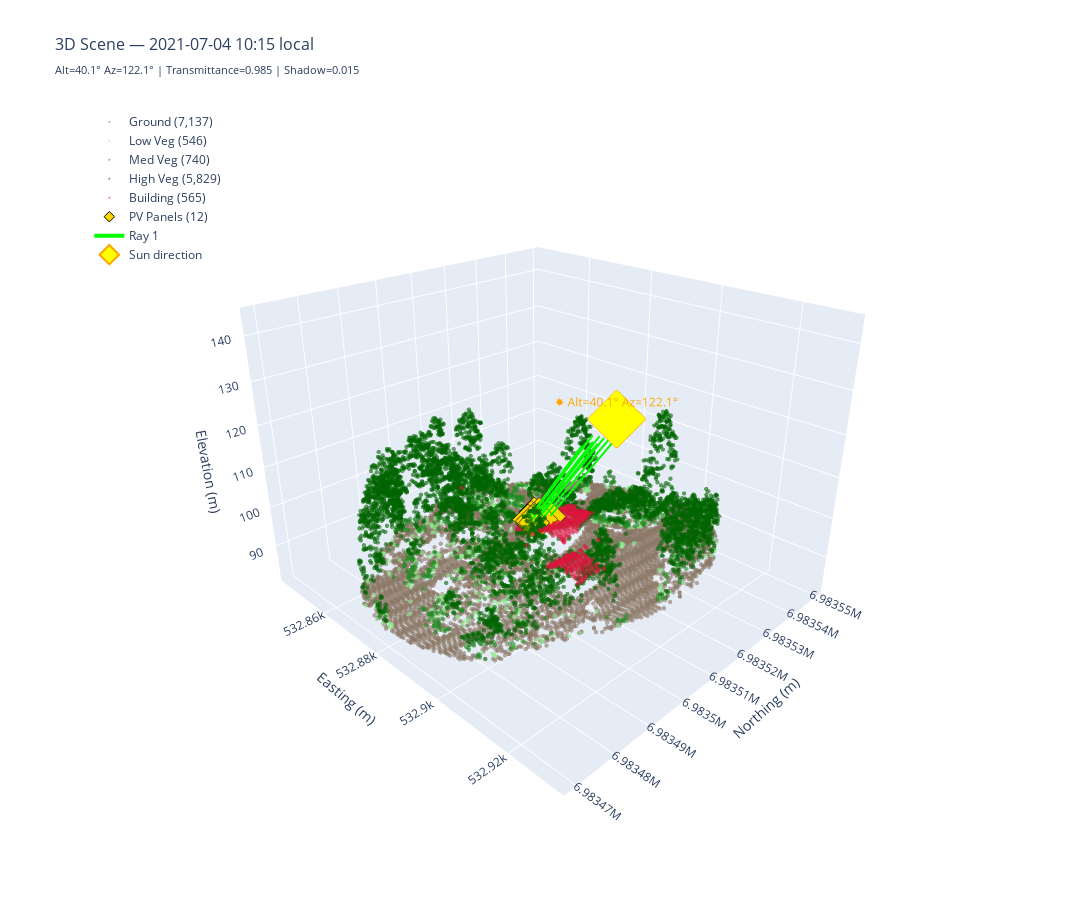

The notebook cell saved with this chart:
### Code cell
# if __name__ == "__main__":
#     parser = argparse.ArgumentParser(description="3D LiDAR + Ray Beam Visualizer")
#     parser.add_argument("--time", required=True,
#                         help="Local time, e.g. '2021-07-04 08:00'")
#     parser.add_argument("--lidar", default=DEFAULT_LIDAR,
#                         help="Path to LAS/LAZ file")
#     parser.add_argument("--shadow", default=DEFAULT_SHADOW_CSV,
#                         help="Path to shadow matrix CSV")
#     parser.add_argument("--radius", type=float, default=DEFAULT_RADIUS,
#                         help="Crop radius in meters (default 40)")
#     parser.add_argument("--ray-length", type=float, default=RAY_LENGTH,
#                         help="Ray visualization length in meters (default 60)")
#     parser.add_argument("--subsample", type=int, default=POINT_SUBSAMPLE,
#                         help="Point subsampling factor (default 3)")

#     args = parser.parse_args()

args = argparse.Namespace(
    time="2021-07-04 10:15",
    lidar=DEFAULT_LIDAR,
    shadow=DEFAULT_SHADOW_CSV,
    radius=DEFAULT_RADIUS,
    ray_length=RAY_LENGTH,
    subsample=POINT_SUBSAMPLE,
)

fig = visualize_scene(
    args.time,
    lidar_path=args.lidar,
    shadow_csv=args.shadow,
    radius=args.radius,
    ray_length=args.ray_length,
    subsample=args.subsample,
)

### Figure 1 — Plotly figure (JSON) as saved in the notebook; plotly's stock layout.template omitted (floating-point values rounded to 4 significant figures; data arrays with more than 128 entries replaced by an {"elided": "..."} marker saying what was removed)
{"data": [{"hovertemplate": "Ground<br>x=%{x:.1f}<br>y=%{y:.1f}<br>z=%{z:.1f}", "marker": {"color": "rgb(139,119,101)", "opacity": 0.6, "size": 1.5}, "mode": "markers", "name": "Ground (7,137)", "type": "scatter3d", "x": {"elided": "7137 float values"}, "y": {"elided": "7137 float values"}, "z": {"elided": "7137 float values"}}, {"hovertemplate": "Low Veg<br>x=%{x:.1f}<br>y=%{y:.1f}<br>z=%{z:.1f}", "marker": {"color": "rgb(144,238,144)", "opacity": 0.6, "size": 1.5}, "mode": "markers", "name": "Low Veg (546)", "type": "scatter3d", "x": {"elided": "546 float values"}, "y": {"elided": "546 float values"}, "z": {"elided": "546 float values"}}, {"hovertemplate": "Med Veg<br>x=%{x:.1f}<br>y=%{y:.1f}<br>z=%{z:.1f}", "marker": {"color": "rgb(34,139,34)", "opacity": 0.6, "size": 1.5}, "mode": "markers", "name": "Med Veg (740)", "type": "scatter3d", "x": {"elided": "740 float values"}, "y": {"elided": "740 float values"}, "z": {"elided": "740 float values"}}, {"hovertemplate": "High Veg<br>x=%{x:.1f}<br>y=%{y:.1f}<br>z=%{z:.1f}", "marker": {"color": "rgb(0,100,0)", "opacity": 0.6, "size": 1.5}, "mode": "markers", "name": "High Veg (5,829)", "type": "scatter3d", "x": {"elided": "5829 float values"}, "y": {"elided": "5829 float values"}, "z": {"elided": "5829 float values"}}, {"hovertemplate": "Building<br>x=%{x:.1f}<br>y=%{y:.1f}<br>z=%{z:.1f}", "marker": {"color": "rgb(220,20,60)", "opacity": 0.6, "size": 1.5}, "mode": "markers", "name": "Building (565)", "type": "scatter3d", "x": {"elided": "565 float values"}, "y": {"elided": "565 float values"}, "z": {"elided": "565 float values"}}, {"hovertemplate": "Panel<br>x=%{x:.2f}<br>y=%{y:.2f}<br>z=%{z:.2f}", "marker": {"color": "rgb(255,215,0)", "line": {"color": "black", "width": 1}, "size": 8, "symbol": "diamond"}, "mode": "markers", "name": "PV Panels (12)", "type": "scatter3d", "x": [532900.0, 532900.0, 532900.0, 532900.0, 532900.0, 532900.0, 532900.0, 532900.0, 532900.0, 532900.0, 532900.0, 532900.0], "y": [6984000.0, 6984000.0, 6984000.0, 6984000.0, 6984000.0, 6984000.0, 6984000.0, 6984000.0, 6984000.0, 6984000.0, 6984000.0, 6984000.0], "z": [97.92, 97.92, 97.92, 97.92, 97.92, 97.58, 97.58, 97.58, 97.58, 97.25, 97.25, 97.25]}, {"hovertemplate": "Ray 1<br>T=0.985", "line": {"color": "rgb(3,251,0)", "width": 4}, "mode": "lines", "name": "Ray 1", "showlegend": true, "type": "scatter3d", "x": [532900.0, 532900.0], "y": [6984000.0, 6983000.0], "z": [97.92, 136.5]}, {"hovertemplate": "Ray 2<br>T=0.985", "line": {"color": "rgb(3,251,0)", "width": 4}, "mode": "lines", "showlegend": false, "type": "scatter3d", "x": [532900.0, 532900.0], "y": [6984000.0, 6983000.0], "z": [97.92, 136.5]}, {"hovertemplate": "Ray 3<br>T=0.985", "line": {"color": "rgb(3,251,0)", "width": 4}, "mode": "lines", "showlegend": false, "type": "scatter3d", "x": [532900.0, 532900.0], "y": [6984000.0, 6983000.0], "z": [97.92, 136.5]}, {"hovertemplate": "Ray 4<br>T=0.985", "line": {"color": "rgb(3,251,0)", "width": 4}, "mode": "lines", "showlegend": false, "type": "scatter3d", "x": [532900.0, 532900.0], "y": [6984000.0, 6983000.0], "z": [97.92, 136.5]}, {"hovertemplate": "Ray 5<br>T=0.985", "line": {"color": "rgb(3,251,0)", "width": 4}, "mode": "lines", "showlegend": false, "type": "scatter3d", "x": [532900.0, 532900.0], "y": [6984000.0, 6983000.0], "z": [97.92, 136.5]}, {"hovertemplate": "Ray 6<br>T=0.985", "line": {"color": "rgb(3,251,0)", "width": 4}, "mode": "lines", "showlegend": false, "type": "scatter3d", "x": [532900.0, 532900.0], "y": [6984000.0, 6983000.0], "z": [97.58, 136.2]}, {"hovertemplate": "Ray 7<br>T=0.985", "line": {"color": "rgb(3,251,0)", "width": 4}, "mode": "lines", "showlegend": false, "type": "scatter3d", "x": [532900.0, 532900.0], "y": [6984000.0, 6983000.0], "z": [97.58, 136.2]}, {"hovertemplate": "Ray 8<br>T=0.985", "line": {"color": "rgb(3,251,0)", "width": 4}, "mode": "lines", "showlegend": false, "type": "scatter3d", "x": [532900.0, 532900.0], "y": [6984000.0, 6983000.0], "z": [97.58, 136.2]}, {"hovertemplate": "Ray 9<br>T=0.985", "line": {"color": "rgb(3,251,0)", "width": 4}, "mode": "lines", "showlegend": false, "type": "scatter3d", "x": [532900.0, 532900.0], "y": [6984000.0, 6983000.0], "z": [97.58, 136.2]}, {"hovertemplate": "Ray 10<br>T=0.985", "line": {"color": "rgb(3,251,0)", "width": 4}, "mode": "lines", "showlegend": false, "type": "scatter3d", "x": [532900.0, 532900.0], "y": [6984000.0, 6983000.0], "z": [97.25, 135.9]}, {"hovertemplate": "Ray 11<br>T=0.985", "line": {"color": "rgb(3,251,0)", "width": 4}, "mode": "lines", "showlegend": false, "type": "scatter3d", "x": [532900.0, 532900.0], "y": [6984000.0, 6983000.0], "z": [97.25, 135.9]}, {"hovertemplate": "Ray 12<br>T=0.985", "line": {"color": "rgb(3,251,0)", "width": 4}, "mode": "lines", "showlegend": false, "type": "scatter3d", "x": [532900.0, 532900.0], "y": [6984000.0, 6983000.0], "z": [97.25, 135.9]}, {"marker": {"color": "yellow", "line": {"color": "orange", "width": 2}, "size": 15, "symbol": "diamond"}, "mode": "markers+text", "name": "Sun direction", "text": ["☀ Alt=40.1° Az=122.1°"], "textfont": {"color": "orange", "size": 12}, "textposition": "top center", "type": "scatter3d", "x": [532900.0], "y": [6983000.0], "z": [144.0]}], "layout": {"height": 900, "legend": {"bgcolor": "rgba(255,255,255,0.8)", "x": 0.01, "xanchor": "left", "y": 0.99, "yanchor": "top"}, "scene": {"aspectmode": "data", "camera": {"eye": {"x": 1.5, "y": -1.5, "z": 1}, "up": {"x": 0, "y": 0, "z": 1}}, "xaxis": {"title": {"text": "Easting (m)"}}, "yaxis": {"title": {"text": "Northing (m)"}}, "zaxis": {"title": {"text": "Elevation (m)"}}}, "title": {"font": {"size": 16}, "text": "3D Scene — 2021-07-04 10:15 local<br><sub>Alt=40.1° Az=122.1° | Transmittance=0.985 | Shadow=0.015</sub>"}, "width": 1400}}
